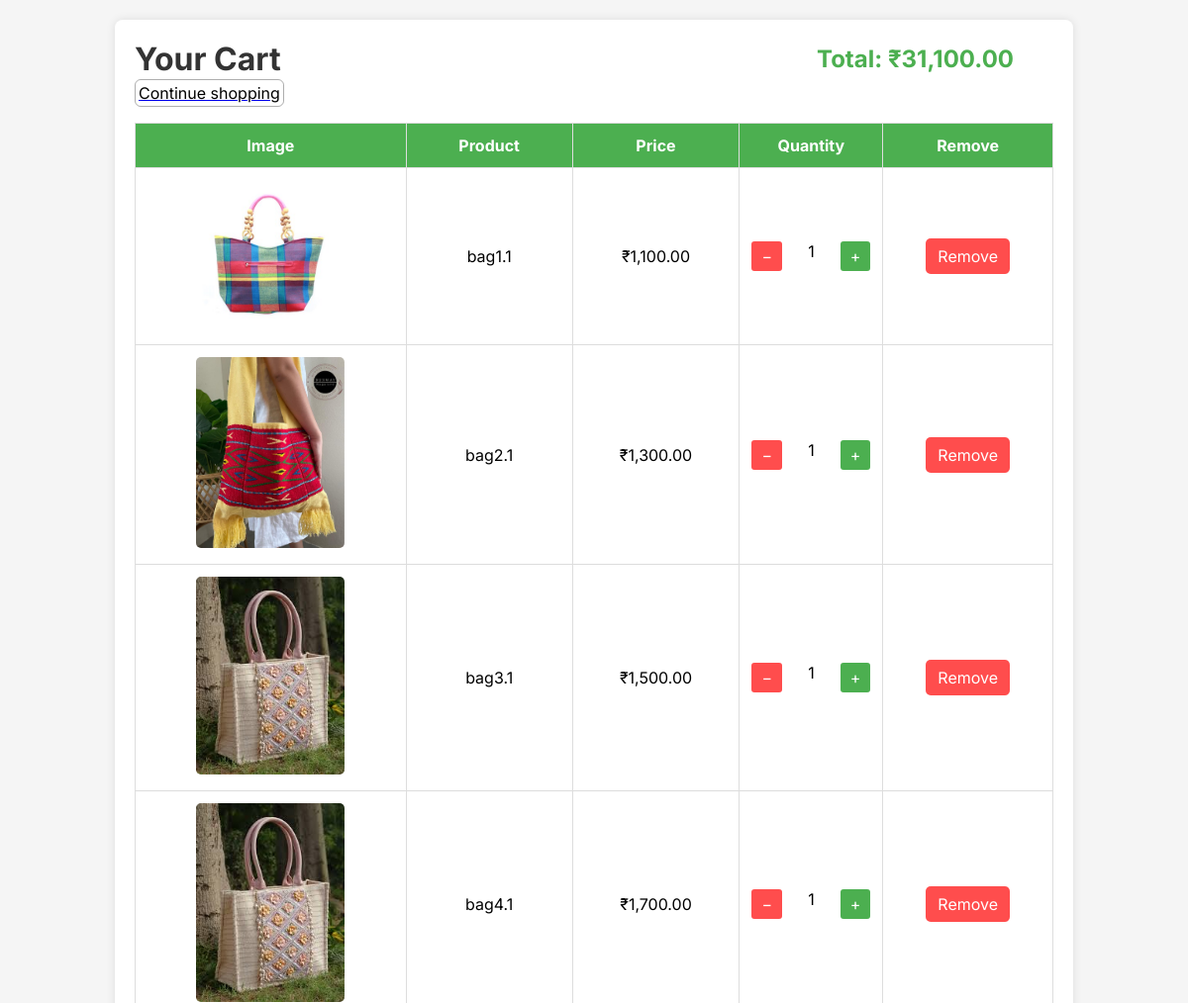
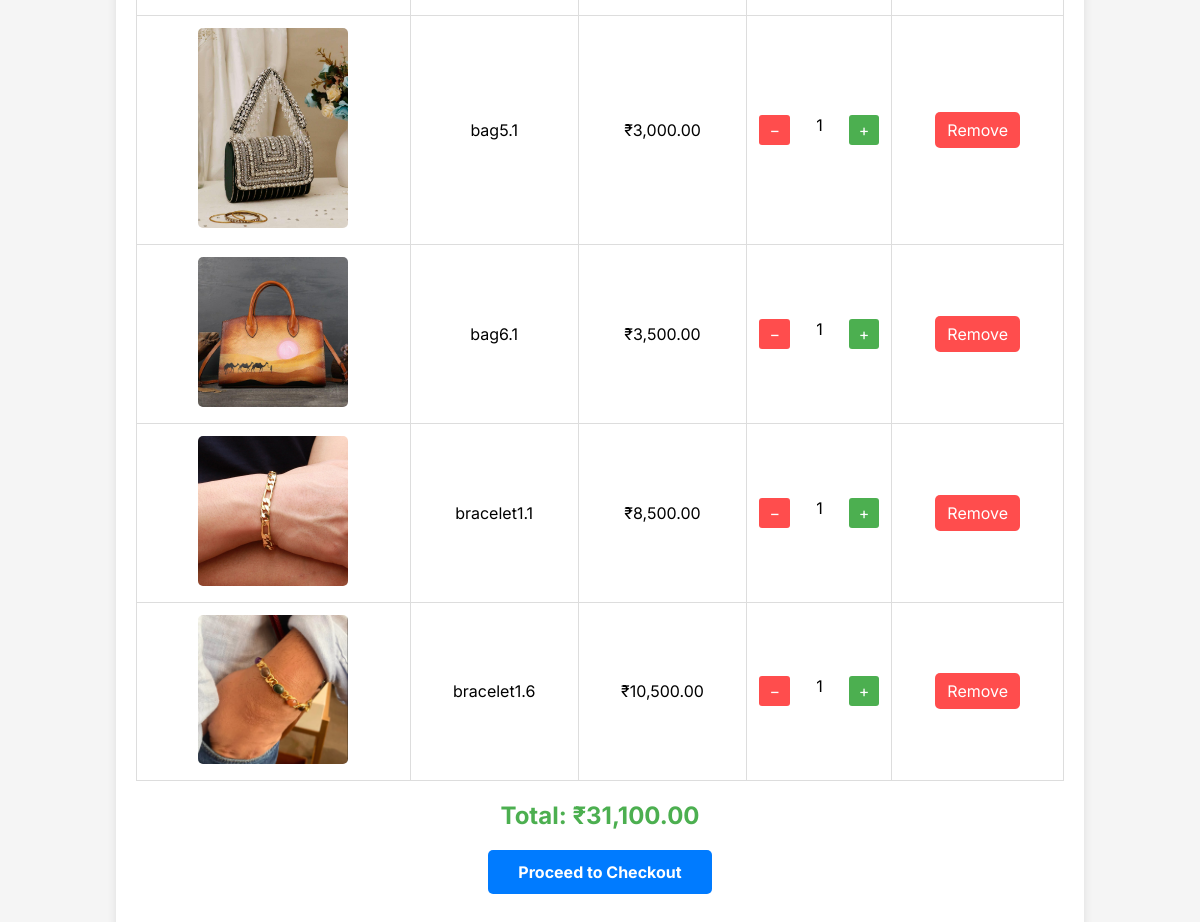
The app's page /cart_page.php (signed in) with its own data (2 pictures, top to bottom).
### tables this page shows
CREATE TABLE `cart` (
  `cart_id` int(11) NOT NULL,
  `user_id` int(11) DEFAULT NULL,
  `product_id` int(11) DEFAULT NULL,
  `product_name` varchar(50) DEFAULT NULL,
  `product_price` decimal(8,2) DEFAULT NULL,
  `product_image` blob DEFAULT NULL,
  `quantity` int(11) DEFAULT NULL,
  `added_at` datetime DEFAULT current_timestamp()
);

### cart_page.php (the view, shortened to what this page needs)
<?php
$conn = mysqli_connect('localhost', 'root', '', 'narayani', 4306);
$user_id = $_SESSION['user_id'];
$cart_items = [];
$total_price = 0;
$db_cart_query = "SELECT * FROM cart WHERE user_id = $user_id";
$db_cart_result = mysqli_query($conn, $db_cart_query);
if ($db_cart_result) {
    while ($db_cart_item = mysqli_fetch_assoc($db_cart_result)) {
        $cart_items[$db_cart_item['product_id']] = [
            'name' => $db_cart_item['product_name'],
            'price' => $db_cart_item['product_price'],
            'image' => $db_cart_item['product_image'],
            'quantity' => $db_cart_item['quantity']
        ];
        $total_price += $db_cart_item['product_price'] * $db_cart_item['quantity'];
    }
}
?>
<!DOCTYPE html>
<html lang="en">
<head>
    <link rel="stylesheet" href="https://cdnjs.cloudflare.com/ajax/libs/font-awesome/6.7.2/css/all.min.css" />
    <link rel="stylesheet" href="cart_page.css">
</head>
<body>
<div class="container">
    <div class="cart-header">
        <h1>Your Cart</h1>
        <span class="cart-total"><b>Total: ₹<?= number_format($total_price, 2) ?></b></span>
    </div>
    <div class="conti-shop">
        <a href="home.php"><span class="conti-shop-span">Continue shopping</span></a>
    </div>
    <?php if (empty($cart_items)) : ?>
        <h2 style="text-align:center; color:#555;">Your cart is empty.</h2>
    <?php else : ?>
    <table>
        <tr>
            <th>Image</th>
            <th>Product</th>
            <th>Price</th>
            <th>Quantity</th>
            <th>Remove</th>
        </tr>
        <?php foreach ($cart_items as $id => $product) : ?>
        <tr>
            <td><img src="<?php echo $product['image']; ?>" width="50"></td>
            <td><?= htmlspecialchars($product['name']) ?></td>
            <td>₹<?= number_format($product['price'], 2) ?></td>
            <td>
                <button class="btn btn-decrease" onclick="updateQuantity(<?= $id ?>, 'decrease')">−</button>
                <?= $product['quantity'] ?>
                <button class="btn btn-increase" onclick="updateQuantity(<?= $id ?>, 'increase')">+</button>
            </td>
            <td><a href="remove_from_cart.php?id=<?= $id ?>" class="btn-remove">Remove</a></td>
        </tr>
        <?php endforeach; ?>
    </table>
    <span class="cart-total-f">Total: ₹<?= number_format($total_price, 2) ?></span>
    <a href="checkout.php" class="checkout-btn">Proceed to Checkout</a>
    <?php endif; ?>
</div>
</body>
</html>

### cart_page.css (style rules this page uses)
* { margin: 0; padding: 0; font-family: "Inter", serif; }
body { background-color: #f5f5f5; margin: 0; padding: 20px; }
.cart-header > span { font-size: 1.5rem; }
.cart-total { color: #4CAF50; display: flex; align-items: center; justify-content: center; margin-right: 40px; }
.cart-total-f { font-size: 1.5rem; font-weight: bold; color: #4CAF50; display: flex; align-items: center; justify-content: center; }
.container { width: 80%; margin: auto; background: white; padding: 20px; box-shadow: 0 0 10px rgba(0, 0, 0, 0.1); border-radius: 8px; }
.conti-shop { margin-top: 5px; }
.conti-shop-span { color: black; padding: 3px; border: 1px solid rgba(0, 0, 0, 0.317); border-radius: 6px; }
h1 { text-align: center; color: #333; }
table { width: 100%; border-collapse: collapse; margin: 20px 0; }
th, td { padding: 12px; text-align: center; }
th { background-color: #4CAF50; color: white; }
td img { width: 150px; height: auto; border-radius: 5px; }
.checkout-btn { display: block; width: 200px; margin: 20px auto; text-align: center; background-color: #007bff; color: white; padding: 12px; border-radius: 5px; text-decoration: none; font-weight: bold; }
.cart-header { display: flex; justify-content: space-between; align-items: center; }
.cart-total { font-size: 20px; font-weight: bold; color: #4CAF50; }
table, th, td { border: 1px solid #ddd; }
.btn { padding: 5px 10px; border: none; cursor: pointer; font-size: 16px; }
.btn-increase { background-color: #4CAF50; color: white; border-radius: 3px; float: right; }
.btn-decrease { background-color: #ff4d4d; color: white; border-radius: 3px; float: left; }
.btn-remove { background-color: #ff4d4d; color: white; text-decoration: none; padding: 8px 12px; border-radius: 5px; }

### records on screen
cart: product_image (picture), product_name "bag1.1", product_price "1,100.00", quantity "1"
cart: product_image (picture), product_name "bag2.1", product_price "1,300.00", quantity "1"
cart: product_image (picture), product_name "bag3.1", product_price "1,500.00", quantity "1"
cart: product_image (picture), product_name "bag4.1", product_price "1,700.00", quantity "1"
cart: product_image (picture), product_name "bag5.1", product_price "3,000.00", quantity "1"
cart: product_image (picture), product_name "bag6.1", product_price "3,500.00", quantity "1"
cart: product_image (picture), product_name "bracelet1.1", product_price "8,500.00", quantity "1"
cart: product_image (picture), product_name "bracelet1.6", product_price "10,500.00", quantity "1"

### other values on screen
$total_price "31,100.00"
